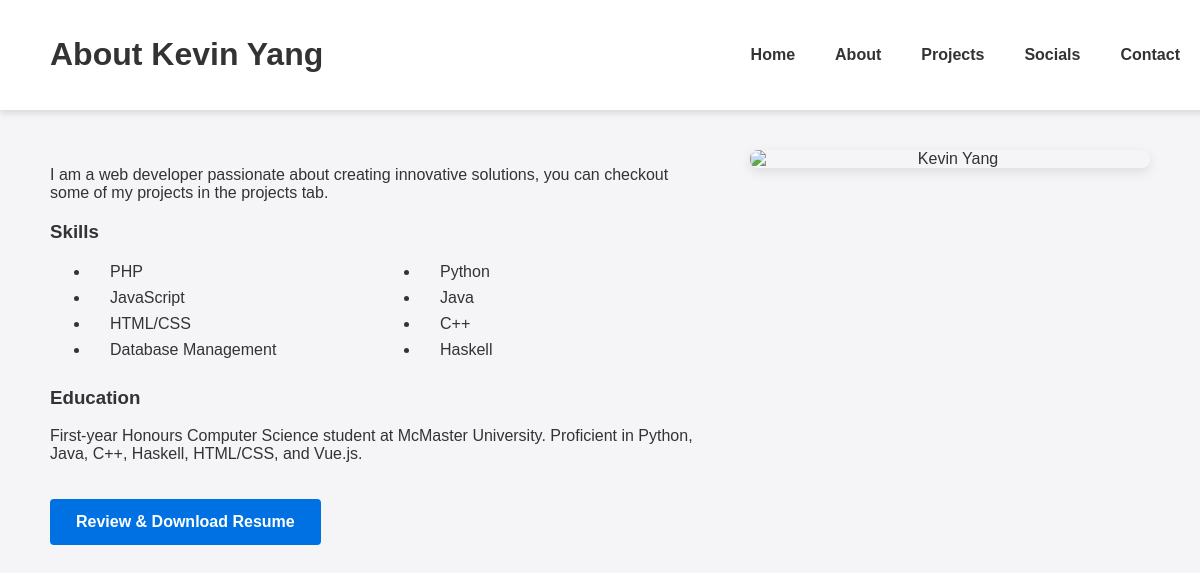
/project/about.php, run on the app's committed database.
### tables this page shows
CREATE TABLE `about_page` (
  `id` int NOT NULL,
  `content` text NOT NULL,
  `skills` longtext NOT NULL,
  `education` text NOT NULL,
  `created_at` timestamp NOT NULL DEFAULT CURRENT_TIMESTAMP,
  `updated_at` timestamp NOT NULL DEFAULT CURRENT_TIMESTAMP ON UPDATE CURRENT_TIMESTAMP
);

### project/about.php (the view, shortened to what this page needs)
<?php
require_once 'config/db.php';
$about_content = "I am a web developer passionate about creating innovative solutions, you can checkout some of my projects in the projects tab";
$skills = ["PHP", "JavaScript", "HTML/CSS", "Database Management", "Python", "Java", "C++", "Haskell", "Vue.js"];
$education = "First-year Honours Computer Science student at McMaster University. Proficient in Python, Java, C++, Haskell, HTML/CSS, and Vue.js.";
try {
    $stmt = $pdo->query("SELECT * FROM about_page LIMIT 1");
    if ($stmt && $row = $stmt->fetch()) {
        $about_content = $row['content'];
        $skills = json_decode($row['skills'], true) ?: $skills;
        $education = $row['education'];
    }
} catch (PDOException $e) {
}
?>
<!DOCTYPE html>
<html lang="en">
<head>
    <link rel="stylesheet" href="css/style.css">
</head>
<body>
    <header>
        <h1>About Kevin Yang</h1>
        <nav>
            <ul>
                <li><a href="index.php">Home</a></li>
                <li><a href="about.php" class="active">About</a></li>
                <li><a href="projects.php">Projects</a></li>
                <li><a href="socials.php">Socials</a></li>
                <li><a href="contact.php">Contact</a></li>
            </ul>
        </nav>
    </header>
    <main>
        <section>
            <div class="about-container">
                <div class="about-content">
                    <p><?= htmlspecialchars($about_content) ?></p>
                    <div class="about-details">
                        <h3>Skills</h3>
                        <ul class="skills-list">
                            <?php foreach ($skills as $skill): ?>
                                <li><?= htmlspecialchars($skill) ?></li>
                            <?php endforeach; ?>
                        </ul>
                        <h3>Education</h3>
                        <p><?= htmlspecialchars($education) ?></p>
                    </div>
                     <a href="resume/resume.pdf" class="download-resume" download>Review &amp; Download Resume</a>
                </div>
                 <img src="images/kevin.jpeg" alt="Kevin Yang" class="about-image" id="profile-image">
            </div>
        </section>
    </main>
</body>
</html>

### project/css/style.css (style rules this page uses)
body { font-family: Arial, sans-serif; margin: 0; padding: 0; background-color: #f5f5f7; color: #333; }
header { display: flex; justify-content: space-between; align-items: center; background-color: #ffffff; padding: 15px 50px; box-shadow: 0 4px 6px rgba(0, 0, 0, 0.1); position: fixed; width: 95%; top: 0; left: 0; z-index: 1000; }
nav ul { list-style: none; display: flex; gap: 20px; flex-wrap: wrap; padding: 0; margin: 0; }
nav ul li { display: inline; white-space: nowrap; }
nav ul li a { text-decoration: none; color: #333; font-weight: bold; font-size: 16px; transition: color 0.3s; padding: 10px; }
main { padding: 100px 50px 50px; text-align: center; }
section { margin: 50px 0; }

### project/about.php (style rules this page uses)
.about-container { display: flex; gap: 40px; align-items: flex-start; margin-top: 30px; }
.about-content { flex: 1; text-align: left; }
.about-image { flex: 1; max-width: 400px; border-radius: 8px; box-shadow: 0 4px 12px rgba(0, 0, 0, 0.1); width: 100%; height: auto; max-height: 500px; object-fit: cover; }
.skills-list { columns: 2; column-gap: 40px; margin: 20px 0; }
.skills-list li { margin-bottom: 8px; position: relative; padding-left: 20px; }
.download-resume { display: inline-block; margin-top: 20px; padding: 12px 24px; background-color: #0071e3; color: white; text-decoration: none; border-radius: 4px; font-weight: bold; transition: all 0.3s ease; border: 2px solid #0071e3; }

### data on the page
about_page: content "I am a web developer passionate about creating innovative solutions, you can checkout some of my projects in the projects tab.", skills "PHP", skills "JavaScript", skills "HTML/CSS", skills "Database Management", skills "Python", skills "Java", skills "C++", skills "Haskell", education "First-year Honours Computer Science student at McMaster University. Proficient in Python, Java, C++, Haskell, HTML/CSS, and Vue.js."
